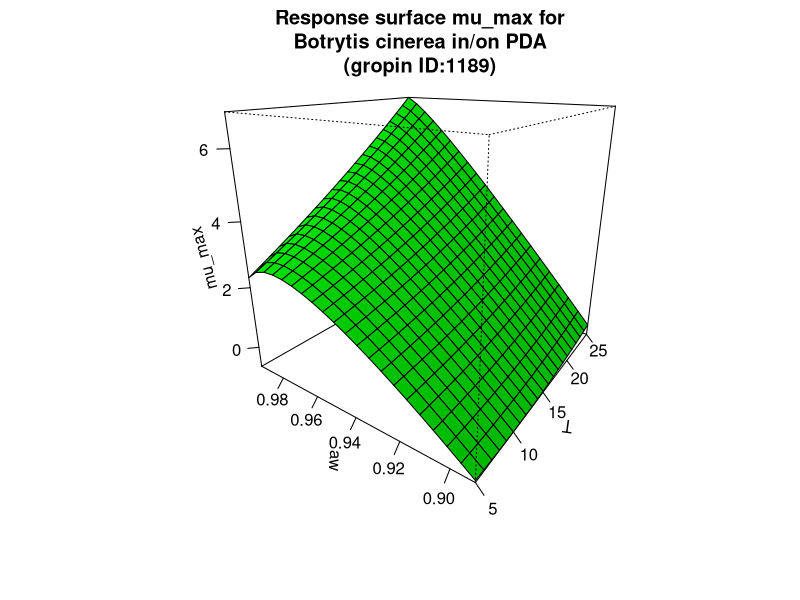

Recreate this plot in R.
#############################
# start of Parameter script
#############################
T <- seq(4.995004995005,25.025,length.out=21)
aw <- seq(0.89089,0.994005994005994,length.out=21)
#############################
# end of Parameter script
#############################
############################# 
# start of Model script Gropin ID 1189 
#############################
 
# constant coefficients for this model
 
variables <- data.frame(T,aw)
argumentsPar <- expand.grid(variables)
 
# heart of the model
response_surface <- function(T,aw) {
   mumax <-(-0.417+(30.548)* sqrt(1-aw)-92.980*( sqrt(1-aw)* sqrt(1-aw))+0.242*T+0.0018*T*T-0.849* sqrt(1-aw)*T)

return(mumax=mumax)
} 

# output parameters
mumax <- cbind(argumentsPar,response_surface(argumentsPar['T'],argumentsPar['aw']))
colnames(mumax) <- c(colnames(argumentsPar),'mumax')
#############################
# End of Model script
#############################
############################# 
# start of Visualisation script Gropin ID 1189 
#############################
persp(T,aw,matrix(unlist(mumax$mumax),nrow=21),col = 'green',xlab='T',ylab='aw',zlab='mu_max',main='Response surface mu_max for
Botrytis cinerea in/on PDA
(gropin ID:1189)',theta=305,phi=20,shade=0.25,ticktype = 'detailed')
#############################
# End of Visualisation script
#############################
